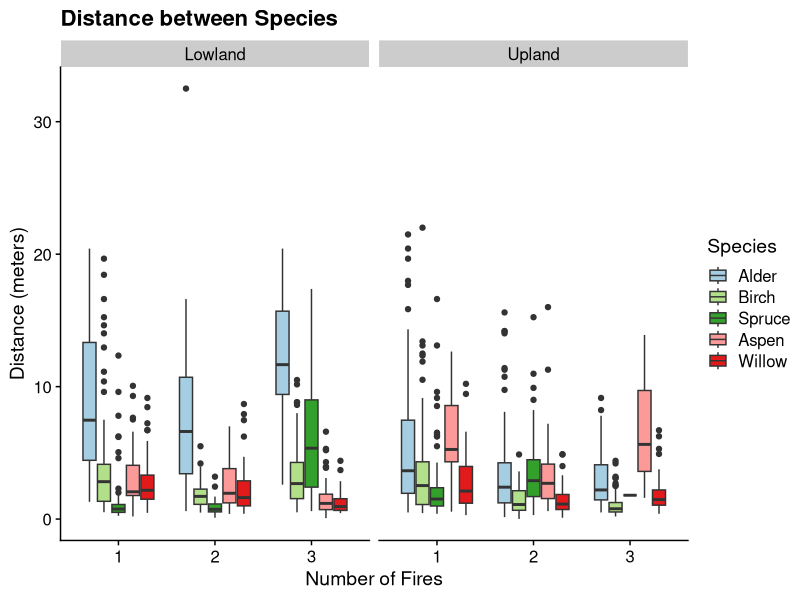
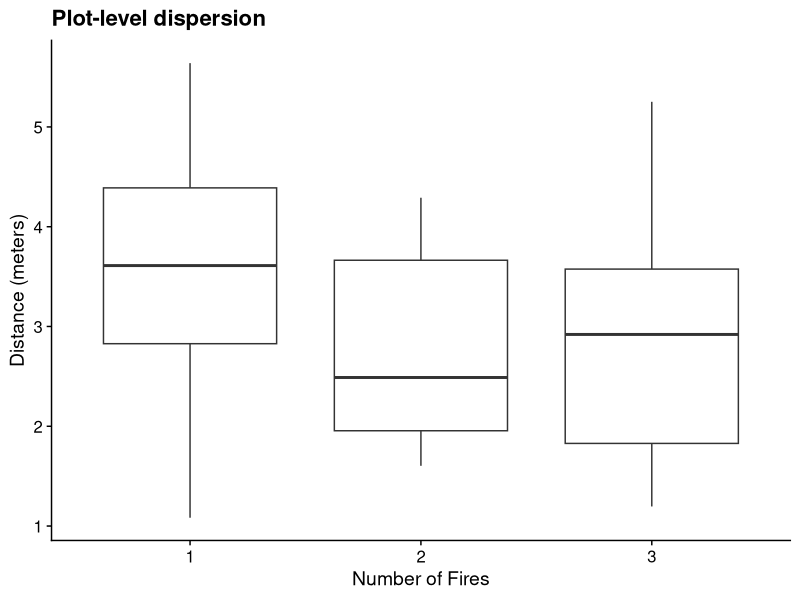
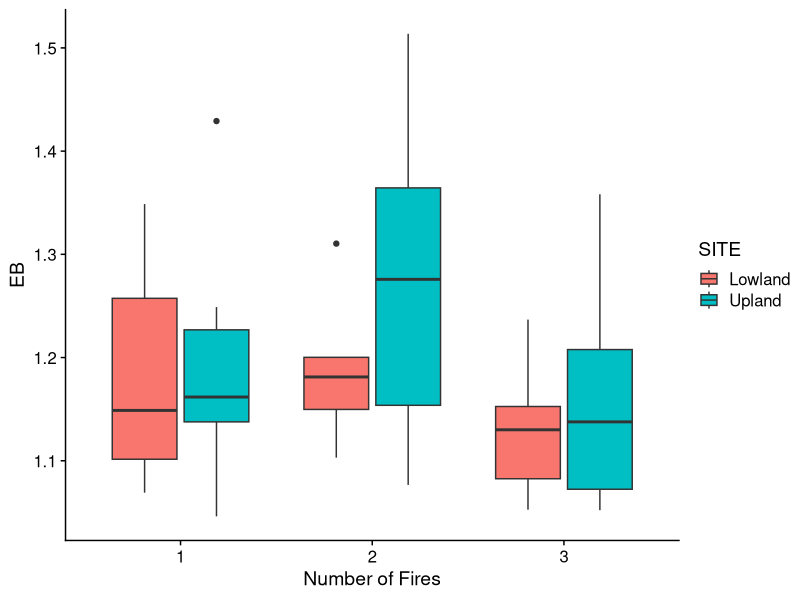
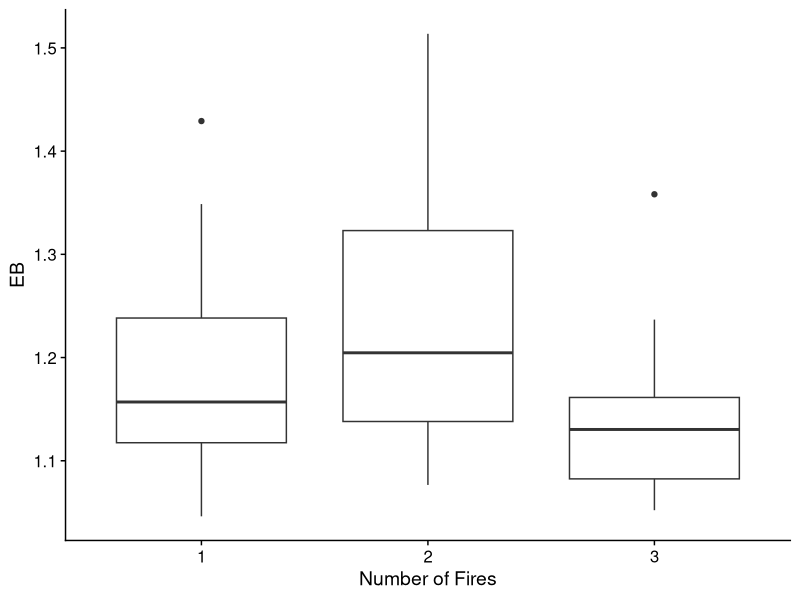
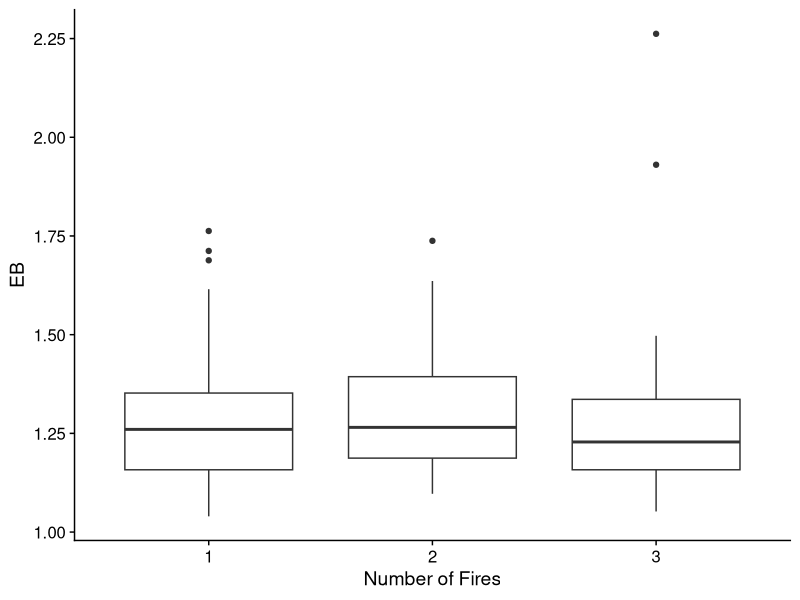
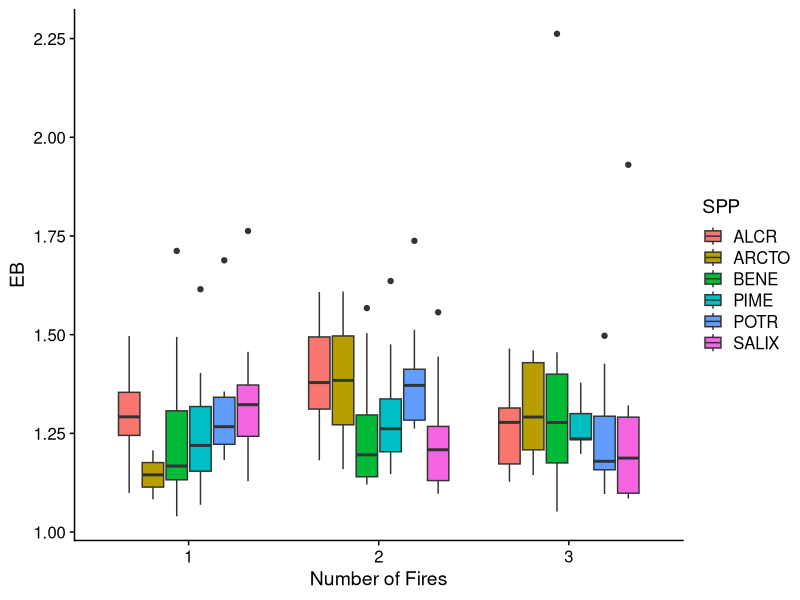

Recreate these plots in R, in order.
# Species distances #################
# random distance from point to nearest individual of each spp present on plot

# Set up ###############################
library(tidyverse)
library(cowplot)
library(here)
theme_set(theme_cowplot())

# # pulls data in from csv file, assigns it as an object
# dalt <- read.csv(here("data/distances/Dalton_spp_distance_2021.csv"))
# stee <- read.csv(here("data/distances/Steese_spp_dist_2021.csv"))
# 
# # Data checks ############################
#  
#  # tells me how r is viewing the meter data
#   class(dalt$Distance_m)
#   class(stee$Distance_m)
# 
#   # summarizes the data for distance in feet (mean, min, max, etc)
#   summary(dalt$Distance_ft)
# 
#   # tells me unique entries for species column
#   unique(dalt$Species) # good way of checking if i've entered columns correctly
#   unique(stee$Species)
#   
#   dalt$Species[dalt$Species == "UKN"] <- "UNK"
# 
#   # check plot names
#   unique(dalt$Plot)
#   unique(stee$Plot)
# 
#   # checks length of plot list
#   length(unique(dalt$Plot)) # should be 22
#   length(unique(stee$Plot)) # should be 19
# 
#   # checking the column names for both data frames
#   colnames(dalt)
#   colnames(stee)
# 
# # Data changes #####################
#   
#   # combining data files!! 
#   combined <- rbind(dalt,stee)
# 
#   # converting feet to meters
#   combined$Distance_m[is.na(combined$Distance_ft) == FALSE] <- combined$Distance_ft[is.na(combined$Distance_ft) == FALSE] * 0.3048
#   
#   # renaming column
#   combined <- combined %>%
#     rename("Live_Dead" = "Live.Dead",
#            "TREAT" = 'Fires', "SITE" = "Site", "PLOT" = "Plot",
#            "SPP" = "Species", "DIST_M" = "Distance_m") %>%
#     select(!Distance_ft) # drop extra column
# 
#   # exporting combined file
#   write.csv(combined, "data/distances/Spp_dist_2021.csv", row.names = F)
#   
#   data <- combined
#   rm(stee,dalt,combined)
  
  data <- read.csv(here("data/distances/Spp_dist_2021.csv"))
  
# Results ###############

data <- data.frame(lapply(data, function(x) {
  gsub("DALTON", "Upland", x)
}))
  
data <- data.frame(lapply(data, function(x) {
  gsub("STEESE", "Lowland", x)
}))

data$DIST_M <- as.numeric(data$DIST_M)

  # graphing all species distances
  data %>%
    filter(SPP != "UNK") %>%
    filter(DIST_M != "NA") %>%
    filter(SPP != "ARCTO") %>%
    ggplot(aes(x = as.factor(TREAT), y = DIST_M, fill = SPP)) + 
    geom_boxplot() + facet_wrap(~SITE) + 
    labs(x = "Number of Fires", 
                          y = "Distance (meters)",
                          title = "Distance between Species") + 
    scale_fill_manual(name = "Species",
                      labels = c("Alder",  "Birch", "Spruce", "Aspen",
                                 "Willow"),
                      values = c("#a6cee3","#b2df8a",
                                 "#33a02c","#fb9a99","#e31a1c"))
  # Plotting according to Plot
  plot <- data %>%
    filter(DIST_M != "NA") %>%
    group_by(SITE, TREAT, PLOT) %>%
    summarise(AV = mean(DIST_M), SD = sd(DIST_M))
  
  plot %>%
    ggplot(aes(x = as.factor(TREAT), y = AV)) + 
    geom_boxplot()  + 
    labs(x = "Number of Fires", 
         y = "Distance (meters)",
         title = "Plot-level dispersion") 
  
  # checking outlier
  # data[data$DIST_M > 30,] # error - it's 32.5 m but supposed to be feet
  data[data$DIST_M > 20,] # these are real
  
  
  # Eberhardt's statistic #############################
  frame <- data %>%
    group_by(SITE, TREAT, PLOT, Frame) %>%
    summarise(min = min(DIST_M)) %>%
    group_by(SITE, TREAT, PLOT) %>%
    summarise(AV = mean(min), SD = sd(min))
  
  frame$EB <- (frame$SD/frame$AV)^2 + 1

  # with site
  ggplot(frame, aes(x = as.factor(TREAT), y = EB, fill = SITE)) + 
    geom_boxplot() + 
    labs(x = "Number of Fires")
  
  # without site
  ggplot(frame, aes(x = as.factor(TREAT), y = EB)) + geom_boxplot() + labs(x = "Number of Fires") 

  # according to species  
  spp <- data %>%
    filter(DIST_M != "NA") %>%
    group_by(SITE, TREAT, PLOT, SPP, Frame) %>%
    summarise(min = min(DIST_M)) %>%
    group_by(SITE, TREAT, PLOT, SPP) %>%
    summarise(AV = mean(min), SD = sd(min))
  
  spp$EB <- (spp$SD/spp$AV)^2 + 1
  
  # with site
  ggplot(spp, aes(x = as.factor(TREAT), y = EB)) + 
    geom_boxplot() + 
    labs(x = "Number of Fires")
  
  ggplot(spp, aes(x = as.factor(TREAT), y = EB, fill = SPP)) + 
    geom_boxplot() + 
    labs(x = "Number of Fires")
  
  
# Averages #####################################
 avs <-  data %>%
    filter(SPP != "UNK") %>%
    group_by(SITE, TREAT, SPP) %>%
    summarise(mean(DIST_M))
  
  avs <-  data %>%
    filter(SPP != "UNK") %>%
    group_by(SITE, TREAT) %>%
    summarise(mean(DIST_M))
  